Frame 1 (no input): blank canvas, image omitted
Frame 60 (the mouse pressed at the canvas centre just before this capture): blank canvas, image omitted
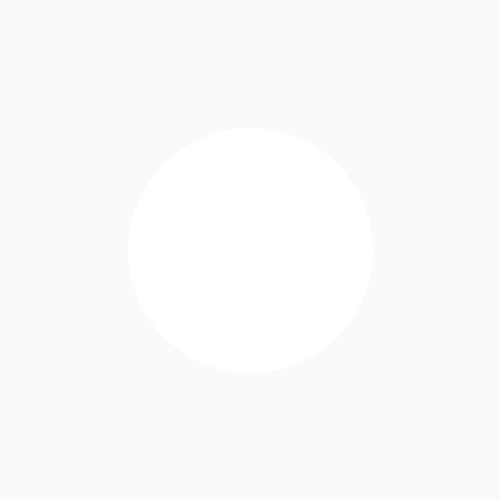
Frame 120 (the mouse held since frame 60 and released just before this capture)

The Processing sketch whose frames 1 and 60 were blank and that drew this single picture after the mouse press (run headless with seeded random() and noise(); from frame 60 on, the mouse is pressed at the canvas centre):

// Processing sketch: processing_172335
// ── processing_172335.pde

void setup(){
  size(500,500);
  background(0);
}
void draw(){
  background(mouseY);
  stroke(mouseX,mouseY,mouseX);
  strokeWeight(5);
  line(10,10,mouseX,mouseY);
  ellipse(mouseX,mouseY,mouseX,mouseY);
}
